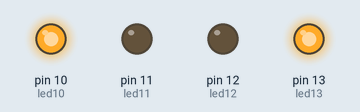
Simulated run of this sketch. Board: Arduino Uno, built with avr-gcc and run on an emulated ATmega328P. On the bench: output pins drawn as LEDs (lit = HIGH).

Above: at 0.5 s.
At 7.5 s:
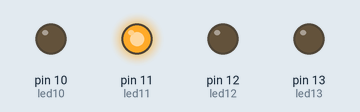
At 10.5 s:
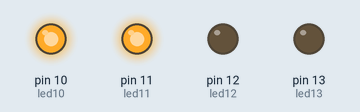
At 14.5 s:
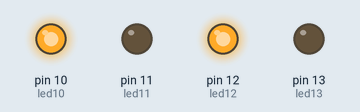
At 15.5 s:
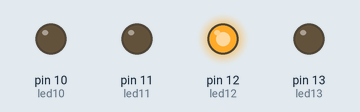
At 21.6 s:
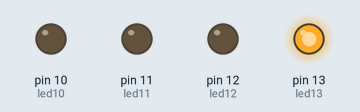
Timing chart, 0 to 23.5 s (numbered marks = the images above):
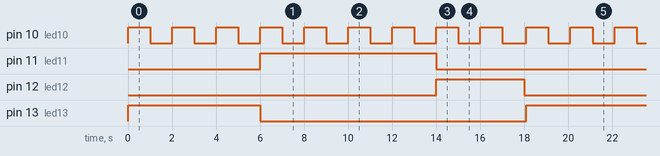

The sketch:

relatorio05.ino
```cpp
// Definiçao de valores para variáveis
int led10 = 10;
int led11 = 11;
int led12 = 12;
int led13 = 13;

// put your setup code here, to run once:
void setup() {
  // configura os pinos como saídas DIGITAIS.
  pinMode(led10, OUTPUT);
  pinMode(led11, OUTPUT);
  pinMode(led12, OUTPUT);
  pinMode(led13, OUTPUT);

  digitalWrite(led10, LOW);
  digitalWrite(led11, LOW);
  digitalWrite(led12, LOW);
  digitalWrite(led13, LOW);
}

 void loop() {
  // put your main code here, to run repeatedly:
  digitalWrite(led13, HIGH);
  piscaAzul(3);
  digitalWrite(led13, LOW);
  digitalWrite(led11,HIGH);
  piscaAzul(4);
  digitalWrite(led11, LOW);
  digitalWrite(led12, HIGH);
  piscaAzul(2);
  digitalWrite(led12, LOW);
  delay(100);
}

void piscaAzul(int ciclos){
  for(int ciclo = 0; ciclo < ciclos; ciclo++){
    digitalWrite(led10,HIGH);
    delay(1000);
    digitalWrite(led10,LOW);
    delay(1000);
  }
}
```

Measured:
- by itself, pin 10 (led10): alternates HIGH for 1.0 s and LOW for 1.0 s
- by itself, pin 11 (led11): alternates HIGH for 8.0 s and LOW for 10.1 s
- by itself, pin 12 (led12): alternates HIGH for 4.0 s and LOW for 14.1 s
- by itself, pin 13 (led13): alternates HIGH for 6.0 s and LOW for 12.1 s
